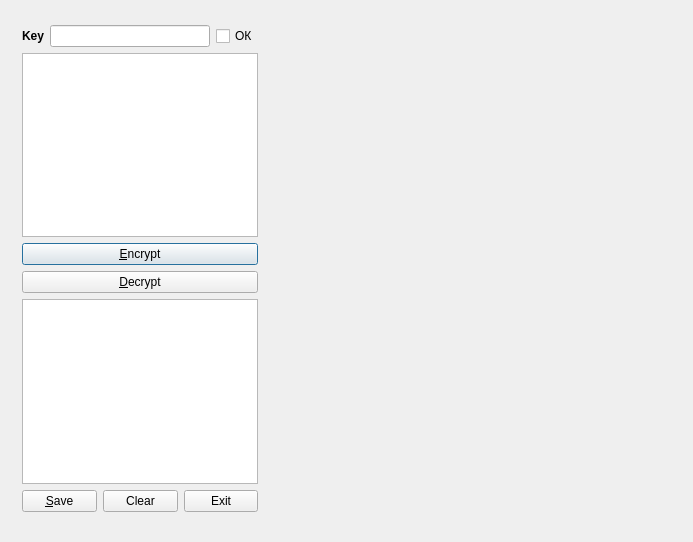
<?xml version="1.0" encoding="UTF-8"?>
<ui version="4.0">
 <class>Dialog</class>
 <widget class="QDialog" name="Dialog">
  <property name="geometry">
   <rect>
    <x>0</x>
    <y>0</y>
    <width>693</width>
    <height>542</height>
   </rect>
  </property>
  <property name="windowTitle">
   <string>Chiffre de Vigenère</string>
  </property>
  <property name="windowIcon">
   <iconset resource="img.qrc">
    <normaloff>:/pnglogo/zod.jpg</normaloff>:/pnglogo/zod.jpg</iconset>
  </property>
  <widget class="QLabel" name="picture">
   <property name="geometry">
    <rect>
     <x>280</x>
     <y>10</y>
     <width>401</width>
     <height>511</height>
    </rect>
   </property>
   <property name="text">
    <string/>
   </property>
   <property name="pixmap">
    <pixmap resource="img.qrc">:/pnglogo/table1.png</pixmap>
   </property>
  </widget>
  <widget class="QWidget" name="">
   <property name="geometry">
    <rect>
     <x>11</x>
     <y>14</y>
     <width>258</width>
     <height>509</height>
    </rect>
   </property>
   <layout class="QVBoxLayout" name="verticalLayout">
    <item>
     <layout class="QHBoxLayout" name="horizontalLayout">
      <item>
       <widget class="QLabel" name="lbl_key">
        <property name="text">
         <string>&lt;html&gt;&lt;head/&gt;&lt;body&gt;&lt;p&gt;&lt;span style=&quot; font-weight:600;&quot;&gt;Key&lt;/span&gt;&lt;/p&gt;&lt;/body&gt;&lt;/html&gt;</string>
        </property>
       </widget>
      </item>
      <item>
       <widget class="QLineEdit" name="key"/>
      </item>
      <item>
       <widget class="QCheckBox" name="checkBox">
        <property name="text">
         <string>ОК</string>
        </property>
       </widget>
      </item>
     </layout>
    </item>
    <item>
     <widget class="QTextEdit" name="enterText">
      <property name="html">
       <string>&lt;!DOCTYPE HTML PUBLIC &quot;-//W3C//DTD HTML 4.0//EN&quot; &quot;http://www.w3.org/TR/REC-html40/strict.dtd&quot;&gt;
&lt;html&gt;&lt;head&gt;&lt;meta name=&quot;qrichtext&quot; content=&quot;1&quot; /&gt;&lt;style type=&quot;text/css&quot;&gt;
p, li { white-space: pre-wrap; }
&lt;/style&gt;&lt;/head&gt;&lt;body style=&quot; font-family:'MS Shell Dlg 2'; font-size:8.25pt; font-weight:400; font-style:normal;&quot;&gt;
&lt;p style=&quot;-qt-paragraph-type:empty; margin-top:0px; margin-bottom:0px; margin-left:0px; margin-right:0px; -qt-block-indent:0; text-indent:0px; font-size:8pt;&quot;&gt;&lt;br /&gt;&lt;/p&gt;&lt;/body&gt;&lt;/html&gt;</string>
      </property>
     </widget>
    </item>
    <item>
     <widget class="QPushButton" name="EncryptButton">
      <property name="text">
       <string>&amp;Encrypt</string>
      </property>
     </widget>
    </item>
    <item>
     <widget class="QPushButton" name="DecryptButton">
      <property name="text">
       <string>&amp;Deсrypt</string>
      </property>
     </widget>
    </item>
    <item>
     <widget class="QTextEdit" name="outerText"/>
    </item>
    <item>
     <layout class="QHBoxLayout" name="horizontalLayout_2">
      <item>
       <widget class="QPushButton" name="SaveButton">
        <property name="text">
         <string>&amp;Save</string>
        </property>
       </widget>
      </item>
      <item>
       <widget class="QPushButton" name="clear">
        <property name="text">
         <string>Clear</string>
        </property>
       </widget>
      </item>
      <item>
       <widget class="QPushButton" name="ExitButton">
        <property name="text">
         <string>Exit</string>
        </property>
       </widget>
      </item>
     </layout>
    </item>
   </layout>
  </widget>
 </widget>
 <layoutdefault spacing="6" margin="11"/>
 <resources>
  <include location="img.qrc"/>
 </resources>
 <connections/>
</ui>
